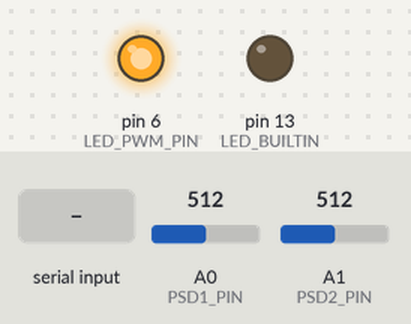
The sketch below on a simulated Arduino Uno, built with avr-gcc and run on an emulated ATmega328P. Parts: output pins drawn as LEDs (lit = HIGH). Dashed ring = blinking. The inputs (shaded band) are chosen by the test bench; at power-on: A0 (PSD1_PIN) = 512, A1 (PSD2_PIN) = 512. What the sketch prints to the serial monitor is not drawn.

Above: at 0.6 s.
At 5.5 s:
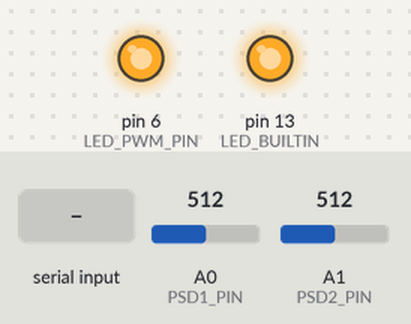
5.6 s: "r" received over Serial
At 7.1 s:
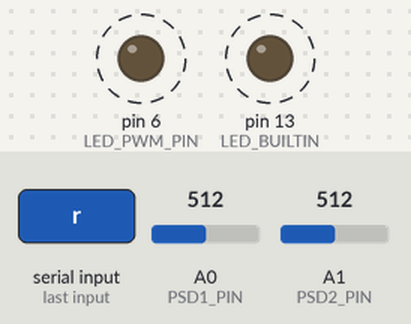
Timing chart, 0 to 13.9 s (numbered marks = the images above; inputs shaded):
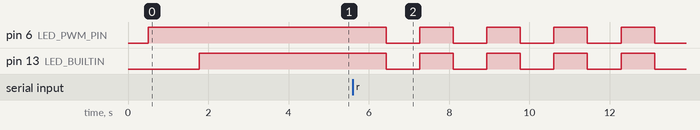

Measured:
- after the input at 5.6 s, pin 6 (LED_PWM_PIN), pin 13 (LED_BUILTIN): alternates HIGH for 0.84 s and LOW for 0.84 s, starting after 0.84 s

The sketch:

measureB.ino
```cpp
// 测量模块 B版本：不使用ADS1115，Arduino直接读取PSD两路运放输出。
// PSD通道1接A0，PSD通道2接A1。
#include <Arduino.h>

// ================= 参数定义 =================
#define LED_PWM_PIN   6             // 外置LED PWM控制
#define LED_BUILTIN   13            // 板载LED
#define PSD1_PIN       A0           // PSD通道1运放输出
#define PSD2_PIN       A1           // PSD通道2运放输出

const float    k_IP           = 10.0;    // 电流转换系数 mA/单位P (标定填入)
const float    b_IP           = 0.0;     // 系统零点偏移量 mA (标定填入)
const float    PSD_LENGTH     = 20.0;    // PSD有效长度 mm (S3932)
const float    R_LOOP         = 100.0;   // 回路等效电阻 R Ω
const float    L_LOOP         = 0.05;    // 回路等效电感 L H

const uint16_t BASE_SAMPLES   = 200;     // 环境光采样次数
const uint8_t  FILTER_SIZE    = 16;      // 滑动平均窗口大小
const uint8_t  PERIOD_AVG     = 8;       // 频率周期平均个数
const uint16_t BLINK_INTERVAL = 800;     // 板载LED闪烁间隔 ms
const float    DEMO_FREQ       = 100.0;  // 演示显示中心频率 Hz
const float    DEMO_FREQ_SWING = 2.0;    // 演示频率摆幅 Hz

// ================= 全局变量 =================
float V1_ambient = 0;                    // PSD通道1环境光电压 V
float V2_ambient = 0;                    // PSD通道2环境光电压 V

// 滑动平均缓存
float filterBuffer[FILTER_SIZE];
uint8_t filterIndex = 0;
bool filterInitialized = false;

// 频率计算
uint32_t periodBuffer[PERIOD_AVG];
uint8_t periodIndex = 0;
uint32_t lastCrossTime = 0;
float frequency = 0;
float lastP = 0;

// ================= 灯语 (与A版本完全一致) =================
void statusSlowBlink() {
  static uint32_t timer = 0;
  static bool state = false;
  if (millis() - timer > BLINK_INTERVAL) {
    timer = millis();
    state = !state;
    digitalWrite(LED_BUILTIN, state);
    digitalWrite(LED_PWM_PIN, state);     // D6 外置LED与D13板载LED同相慢闪
  }
}

// ================= PSD双通道读取（Arduino内置ADC） =================
void measureAmbient() {
  float sum1 = 0, sum2 = 0;
  Serial.println(F("检测环境光中..."));
  for (uint16_t i = 0; i < BASE_SAMPLES; i++) {
    sum1 += analogRead(PSD1_PIN) * 5.0 / 1023.0;
    sum2 += analogRead(PSD2_PIN) * 5.0 / 1023.0;
    delay(5);
  }
  V1_ambient = sum1 / BASE_SAMPLES;
  V2_ambient = sum2 / BASE_SAMPLES;
}

// 归一化位置算子 P = (V2 - V1) / (V1 + V2)
float readP() {
  float V1 = analogRead(PSD1_PIN) * 5.0 / 1023.0 - V1_ambient;
  float V2 = analogRead(PSD2_PIN) * 5.0 / 1023.0 - V2_ambient;
  if (V1 < 0) { V1 = 0; }
  if (V2 < 0) { V2 = 0; }
  float sum = V1 + V2;
  return (sum > 0.001) ? ((V2 - V1) / sum) : 0;
}

// B版用于演示：频率显示稳定在100 Hz附近，避免静态光斑无法过零导致显示0 Hz。
float readDemoFrequency() {
  return DEMO_FREQ + DEMO_FREQ_SWING * sin(2 * PI * 0.2 * millis() / 1000.0);
}

// ================= 滑动平均滤波 =================
float filterP(float inputP) {
  if (!filterInitialized) {
    for (uint8_t i = 0; i < FILTER_SIZE; i++) { filterBuffer[i] = inputP; }
    filterInitialized = true;
  }
  filterBuffer[filterIndex] = inputP;
  filterIndex = (filterIndex + 1) % FILTER_SIZE;
  float sum = 0;
  for (uint8_t i = 0; i < FILTER_SIZE; i++) { sum += filterBuffer[i]; }
  return sum / FILTER_SIZE;
}

// ================= 频率计算 =================
void updateFrequency(float P) {
  if (lastP < 0.001 && P >= 0.001) {      // 上升沿过零检测
    uint32_t now = millis();
    if (lastCrossTime > 0) {
      periodBuffer[periodIndex] = now - lastCrossTime;
      periodIndex = (periodIndex + 1) % PERIOD_AVG;
      uint32_t sum = 0;
      for (uint8_t i = 0; i < PERIOD_AVG; i++) { sum += periodBuffer[i]; }
      float avgPeriod = sum / (float)PERIOD_AVG;
      if (avgPeriod > 0) { frequency = 1000.0 / avgPeriod; }
    }
    lastCrossTime = now;
  }
  lastP = P;
}

// ================= 初始化 =================
void setup() {
  Serial.begin(115200);
  delay(500);
  pinMode(LED_PWM_PIN, OUTPUT);
  pinMode(LED_BUILTIN, OUTPUT);
  digitalWrite(LED_PWM_PIN, HIGH);        // 启动前 D6 与 D13 均常亮

  pinMode(PSD1_PIN, INPUT);
  pinMode(PSD2_PIN, INPUT);
  Serial.print(F("初始化PSD直连采集... "));
  delay(200);
  Serial.println(F("完成"));

  Serial.println();
  Serial.println(F("=============================="));
  Serial.println(F("         测量模块"));
  Serial.println(F("=============================="));

  // 第一次环境光检测
  measureAmbient();
  Serial.print(F("环境光 V1 = "));
  Serial.print(V1_ambient, 5);
  Serial.print(F(" V  V2 = "));
  Serial.print(V2_ambient, 5);
  Serial.println(F(" V"));

  digitalWrite(LED_BUILTIN, HIGH);
  delay(1500);

  // 第二次环境光检测
  measureAmbient();
  Serial.print(F("新环境光 V1 = "));
  Serial.print(V1_ambient, 5);
  Serial.print(F(" V  V2 = "));
  Serial.print(V2_ambient, 5);
  Serial.println(F(" V"));
  Serial.println(F("----------------------------------"));
  Serial.println(F("初始化完成! 按r键开始测量"));
  Serial.println(F("----------------------------------"));
}

// ================= 主循环 =================
void loop() {
  static bool started = false;

  if (!started) {
    if (Serial.available()) {
      if (Serial.read() == 'r') {
        started = true;
        Serial.println(F("开始测量"));
        // 慢闪函数初始为 LOW；先让两灯同步熄灭。
        digitalWrite(LED_BUILTIN, LOW);
        digitalWrite(LED_PWM_PIN, LOW);
        while (Serial.available()) { Serial.read(); }
      }
    }
    return;
  }

  statusSlowBlink();

  float P = -readP();                      // B版坐标方向与A版相反，取负号
  float Pf = filterP(P);                   // 滑动平均滤波
  frequency = readDemoFrequency();         // 演示频率：约100 Hz小幅摆动

  float position = Pf * PSD_LENGTH / 2.0;  // 光斑位置 x = P·L/2  mm
  float current = k_IP * Pf + b_IP;        // I = k_IP·P + b_IP  电流 mA
  float omega = 2 * PI * frequency;        // 信号角频率 rad/s
  float impedance = sqrt(R_LOOP * R_LOOP + omega * omega * L_LOOP * L_LOOP);  // |Z|=√(R²+(ωL)²) Ω
  float voltageValue = current * impedance / 1000.0;   // U = I·|Z|  电压 V

  // 统一打印 (与A版本格式一致)
  Serial.print(F("P="));
  Serial.print(Pf, 6);
  Serial.print(F("\tx="));
  Serial.print(position, 3);
  Serial.print(F(" mm\tI="));
  Serial.print(current, 5);
  Serial.print(F(" mA\tU="));
  Serial.print(voltageValue, 5);
  Serial.print(F(" V\tf="));
  Serial.print(frequency, 3);
  Serial.println(F(" Hz"));

  delay(100);
}
```
